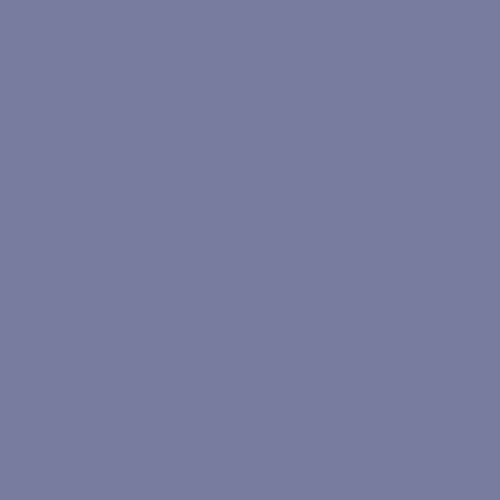
Frame 1 (no input)
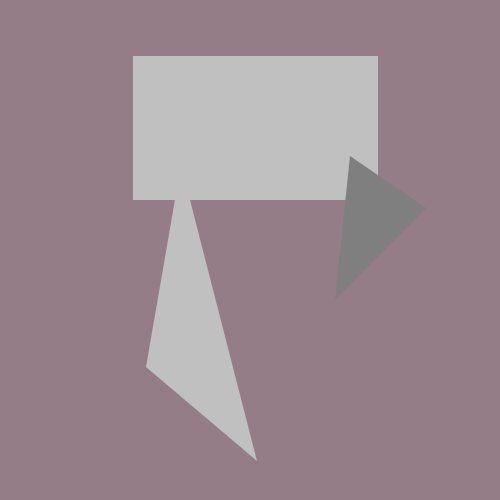
Frame 60 (the mouse pressed at the canvas centre just before this capture)
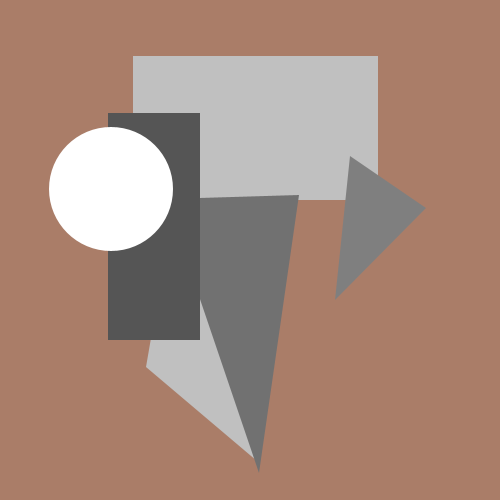
Frame 120 (the mouse held since frame 60 and released just before this capture)

The Processing sketch that drew these frames (run headless with seeded random() and noise(); from frame 60 on, the mouse is pressed at the canvas centre):

// Processing sketch: assignment_one
// ── assignment_one.pde
int rate = 20; //speed of the iterations 
int shapes = 17; // change based on number of shapes
float color_inc = TWO_PI/(2000); // change rate of background of background color
int count = 0;
int marker = 0;
boolean direction = true;
float rad = random(100)/100;

void setup() {
  size(500, 500);
}

void drawShape(int hue, int starter) {
  if (marker >= starter) {
    fill(hue);
  } else {
    noFill();
    noStroke();
  }
}

void draw() {
  count++;
  rad += color_inc;
  if (marker == shapes+1) {
    direction = false;
  }
  if (marker == -1) {
    direction = true;
  }
  if (count % rate == 0) {
    marker = direction ? ++marker : --marker;
  }
  clear();
  background(sin(rad)*200, 125, cos(rad)*200);

  drawShape(192, 1);
  beginShape();
  vertex(133, 56);
  vertex(378, 56);
  vertex(378, 200);
  vertex(133, 200);
  endShape(CLOSE);

  drawShape(127, 2);
  beginShape();
  vertex(335, 300);
  vertex(426, 208);
  vertex(350, 156);
  endShape(CLOSE);

  drawShape(192, 3);
  beginShape();
  vertex(257, 461);
  vertex(146, 367);
  vertex(181, 165);
  endShape(CLOSE);

  drawShape(113, 4);
  beginShape();
  vertex(259, 473);
  vertex(166, 199);
  vertex(299, 195);
  endShape(CLOSE);

  drawShape(85, 5);
  beginShape();
  vertex(108, 113);
  vertex(200, 113);
  vertex(200, 340);
  vertex(108, 340);
  endShape(CLOSE);

  drawShape(255, 6);
  shapeMode(CENTER);
  ellipse(111, 189, 124, 124);
  shapeMode(CORNER);

  drawShape(255, 7);
  beginShape();
  vertex(280, 319);
  vertex(148, 319);
  vertex(148, 360);
  vertex(281, 361);
  endShape(CLOSE);

  drawShape(10, 8);
  beginShape();
  vertex(173, 336);
  vertex(300, 336);
  vertex(300, 340);
  vertex(173, 340);
  endShape(CLOSE);

  drawShape(174, 9);
  beginShape();
  vertex(66, 278);
  vertex(446, 45);
  vertex(306, 278);
  endShape(CLOSE);

  drawShape(46, 10);
  beginShape();
  vertex(252, 233);
  vertex(381, 233);
  vertex(381, 422);
  vertex(252, 422);
  endShape(CLOSE);

  drawShape(174, 11);
  beginShape();
  vertex(302, 296);
  vertex(315, 314);
  vertex(350, 314);
  vertex(325, 337);
  vertex(346, 370);
  vertex(316, 347);
  vertex(291, 377);
  vertex(297, 338);
  vertex(274, 320);
  vertex(298, 314);
  endShape(CLOSE);

  drawShape(255, 12);
  shapeMode(CENTER);
  ellipse(336, 230, 56, 56);
  shapeMode(CORNER);

  drawShape(87, 13);
  shapeMode(CENTER);
  ellipse(158, 267, 10, 10);
  shapeMode(CORNER);

  drawShape(150, 14);
  shapeMode(CENTER);
  ellipse(120, 270, 8, 8);
  shapeMode(CORNER);

  drawShape(10, 15);
  beginShape();
  vertex(336, 250);
  vertex(329, 250);
  vertex(329, 222);
  vertex(336, 222);
  endShape(CLOSE);

  drawShape(10, 16);
  beginShape();
  vertex(111, 227);
  vertex(111, 161);
  vertex(101, 161);
  vertex(101, 227);
  endShape(CLOSE);
}
